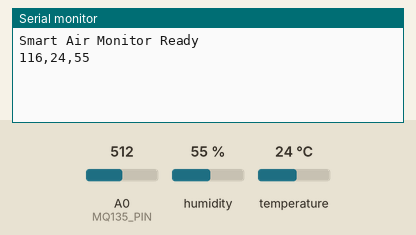
Bench run of a sketch on a simulated Arduino Uno, built with avr-gcc and run on an emulated ATmega328P. On the bench: the last lines printed to the serial monitor. The inputs (shaded band) are chosen by the test bench; at power-on: humidity 55 %, A0 (MQ135_PIN) = 512, temperature 24 °C.

Above: at 8.2 s.
8.3 s: humidity set to 22 %
At 9.7 s:
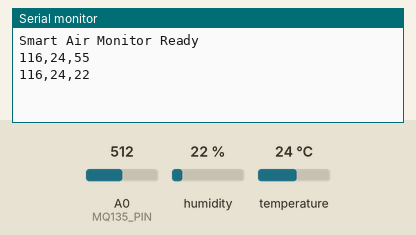
9.8 s: A0 (MQ135_PIN) set to 716
11.3 s: temperature set to 12 °C
At 12.5 s:
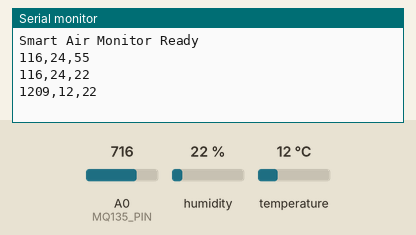
12.8 s: A0 (MQ135_PIN) set to 900
At 14.2 s:
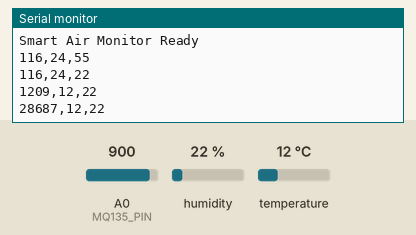
14.3 s: humidity set to 40 %
At 16.6 s:
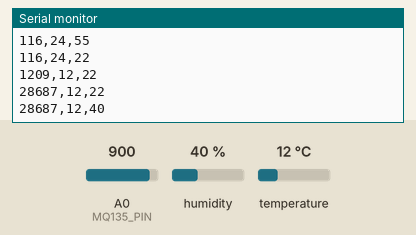
Timing chart, 0 to 16.8 s (numbered marks = the images above; inputs shaded):
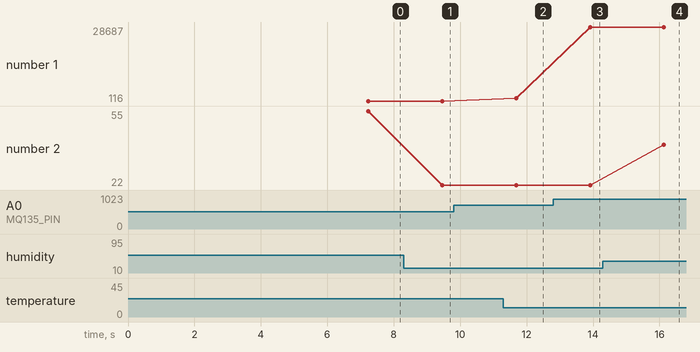

The sketch:

smart_air_monitor.ino
```cpp
// Smart Air Monitoring System - Arduino UNO
// Sensors: MQ135 (A0), DHT11 (D2)
// Sends data via Serial: air_quality,temperature,humidity

#include <DHT.h>

#define DHT_PIN 2
#define MQ135_PIN A0
#define DHT_TYPE DHT11

DHT dht(DHT_PIN, DHT_TYPE);

// MQ135 calibration
const float MQ135_RO = 10000.0;  // Sensor resistance in fresh air
const float CALIBRATION_SAMPLE_TIMES = 50;
const float CALIBRATION_SAMPLE_INTERVAL = 0.1;
const float READ_SAMPLE_TIMES = 5;
const float READ_SAMPLE_INTERVAL = 0.04;

float RS_O;

// Calculate RS value from ADC value
float MQResistanceCalculation(int rawADC) {
  return ((1023.0 / (float)rawADC) - 1.0) * 10000.0 / 4.99;
}

// MQ-135 Calibration
void MQCalibration() {
  float RS = 0;
  for (int i = 0; i < CALIBRATION_SAMPLE_TIMES; i++) {
    RS += MQResistanceCalculation(analogRead(MQ135_PIN));
    delay(CALIBRATION_SAMPLE_INTERVAL * 1000);
  }
  RS_O = RS / CALIBRATION_SAMPLE_TIMES;
  RS_O = RS_O / MQ135_RO;
}

// Read MQ135 value
float MQRead() {
  float RS = 0;
  for (int i = 0; i < READ_SAMPLE_TIMES; i++) {
    RS += MQResistanceCalculation(analogRead(MQ135_PIN));
    delay(READ_SAMPLE_INTERVAL * 1000);
  }
  RS = RS / READ_SAMPLE_TIMES;
  RS = RS / MQ135_RO;

  // MQ135 PPM calculation (CO2 equivalent)
  float ppm = 116.6 * pow(RS / RS_O, -2.769);
  return ppm;
}

void setup() {
  Serial.begin(9600);
  delay(2000);  // Wait for sensor stabilization

  dht.begin();
  MQCalibration();  // Calibrate MQ135

  Serial.println("Smart Air Monitor Ready");
}

void loop() {
  // Read MQ135 air quality
  float airQuality = MQRead();

  // Read DHT11 temperature and humidity
  float temperature = dht.readTemperature();
  float humidity = dht.readHumidity();

  // Check if DHT read failed
  if (isnan(temperature) || isnan(humidity)) {
    Serial.println("ERROR,ERROR,ERROR");
  } else {
    // Send data in CSV format: airQuality,temperature,humidity
    Serial.print((int)airQuality);
    Serial.print(",");
    Serial.print((int)temperature);
    Serial.print(",");
    Serial.println((int)humidity);
  }

  delay(2000);  // Send data every 2 seconds
}
```

Measured:
- after the input at 8.3 s, the serial monitor: prints a new line after 1.2 s (image 1)
- after the input at 11.3 s, the serial monitor: prints a new line after 0.39 s (image 2)
- after the input at 12.8 s, the serial monitor: prints a new line after 1.1 s (image 3)
- after the input at 14.3 s, the serial monitor: prints a new line after 1.8 s (image 4)
- plotted number 1: 1209 → 28687 after the input at 12.8 s
- plotted number 2: 55 → 22 after the input at 8.3 s, 22 → 40 after the input at 14.3 s
